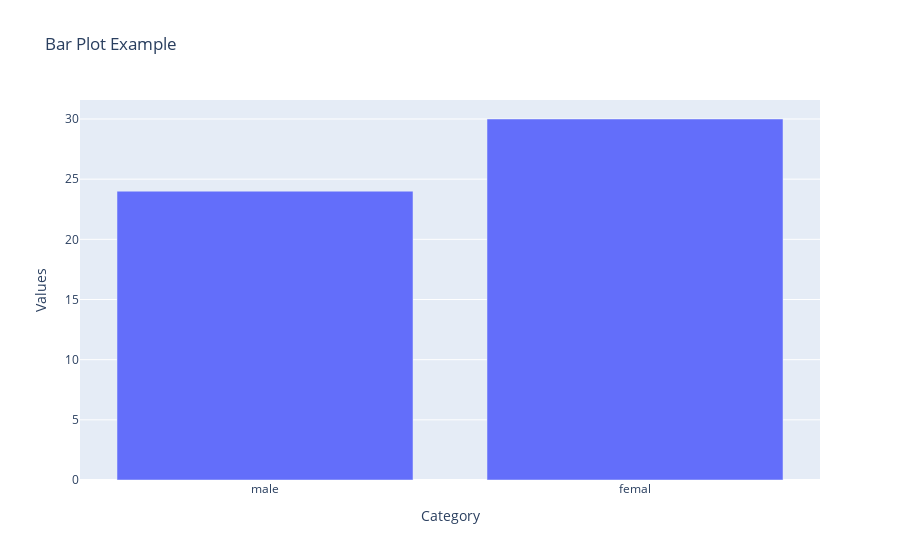

The code cell stored with this chart in its notebook:
### Code cell
# Sample data
df_bar = pd.DataFrame({
    "Category": ["male", "femal"],
    "Values": [sum(non_ad_cleaned["gender"] == "male"), sum(non_ad_cleaned["gender"] == "female")],
})

# Bar plot
fig_bar = px.bar(df_bar, x="Category", y="Values", title="Bar Plot Example")
fig_bar.show()

### Figure 1 — Plotly figure (JSON) as saved in the notebook; plotly's stock layout.template omitted (floating-point values rounded to 4 significant figures)
{"data": [{"alignmentgroup": "True", "hovertemplate": "Category=%{x}<br>Values=%{y}<extra></extra>", "legendgroup": "", "marker": {"color": "#636efa", "pattern": {"shape": ""}}, "name": "", "offsetgroup": "", "orientation": "v", "showlegend": false, "textposition": "auto", "type": "bar", "x": ["male", "femal"], "xaxis": "x", "y": [24, 30], "yaxis": "y"}], "layout": {"barmode": "relative", "legend": {"tracegroupgap": 0}, "title": {"text": "Bar Plot Example"}, "xaxis": {"anchor": "y", "domain": [0, 1], "title": {"text": "Category"}}, "yaxis": {"anchor": "x", "domain": [0, 1], "title": {"text": "Values"}}}}
